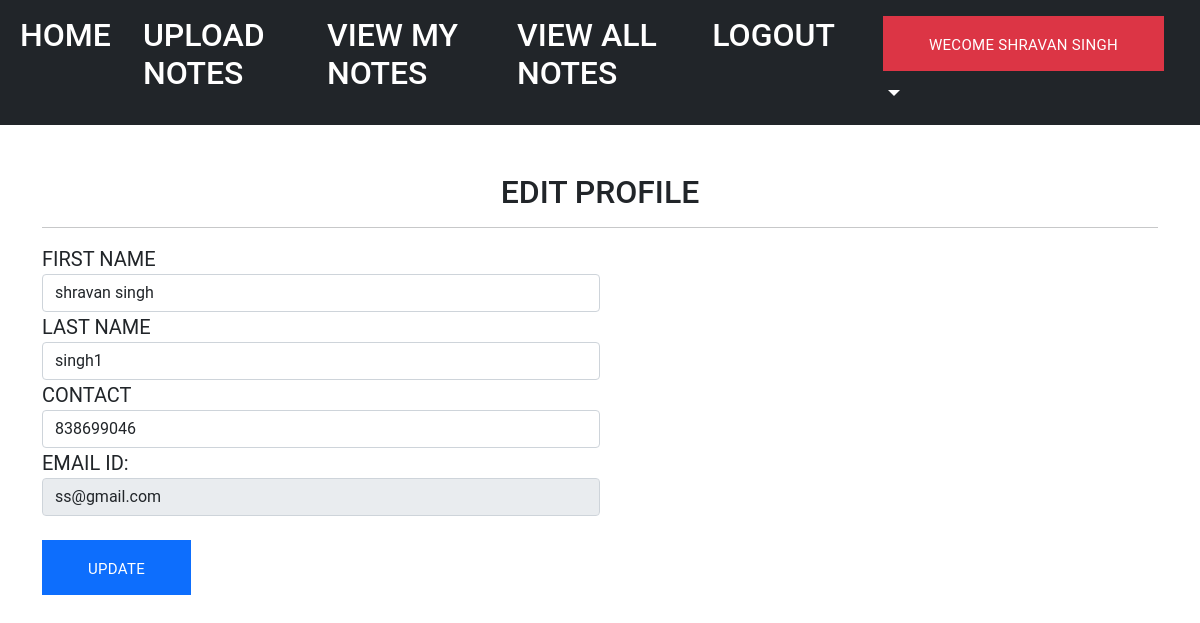
/editprofile/ (signed in), run on the app's committed database.
### notes/models.py (models this page shows, shortened)
class signup(models.Model):
    user = models.ForeignKey(User, on_delete=models.CASCADE)
    contact = models.CharField(max_length=30, null=True)
    department = models.CharField(max_length=30,null=True)

### notes/views.py (the view, shortened to what this page needs)
# urls.py: path("editprofile/", views.editprofile, name='editprofile'),
def editprofile(request):
    if not request.user.is_authenticated:
        return redirect('login.html')
    user=User.objects.get(id=request.user.id)
    data=signup.objects.get(user=user)
    error=False
    d={'data':data,'user':user,'error':error}
    return render(request, 'editprofile.html',d)

### notes/templates/editprofile.html (shortened to what this page needs)
<!DOCTYPE html>
<html lang="en">
<head>
{% load static%}
    <link href="https://cdn.jsdelivr.net/npm/bootstrap@5.0.2/dist/css/bootstrap.min.css" rel="stylesheet">
   <link rel="stylesheet" href="{%static 'css/mystyle.css'%}">
</head>
<body>
<nav class="navbar navbar-expand-sm navbar-dark bg-dark">
  <div class="container-fluid">
    <div class="collapse navbar-collapse justify-content-center" id="navbarNavDropdown">
      <ul class="navbar-nav">
        <li class="nav-item">
          <a class="nav-link active" aria-current="page" href="/profile"><h2>HOME</h2></a>
        </li>
        <li class="nav-ite px-3">
        <a class="nav-link active" aria-current="page" href="/uploadnotes"><h2>UPLOAD NOTES</h2></a>
        </li>
        <li class="nav-item px-3">
         <a class="nav-link active" aria-current="page" href="/viewmynotes"><h2>VIEW MY NOTES</h2></a>
        </li>
        <li class="nav-item px-3">
         <a class="nav-link active" aria-current="page" href="/viewallnotes"><h2>VIEW ALL NOTES</h2></a>
        </li>
          <li class="nav-item px-3">
         <a class="nav-link active" aria-current="page" href="/logout1"><h2>LOGOUT</h2></a>
        </li>
        <li class="nav-item dropdown px-3">
          <a class="nav-link active dropdown-toggle" href="#" id="navbarDropdownMenuLink" role="button" data-bs-toggle="dropdown" aria-expanded="false">
            <h2><button  class="btn btn-danger "> WECOME {{request.user.first_name}}</button></h2>
          </a>
        </li>
      </ul>
    </div>
  </div>
</nav>
<div class="container mt-5">
    <h2 class="text-center">EDIT PROFILE</h2>
    <hr>
    <div class="row">
        <form method="post">
            <div class="form-row">
                <div class="form-group col-md-6">
                    <label>FIRST NAME</label>
                    <input type="text" class="form-control" value="{{data.user.first_name}}" name="firstname">
                </div>
                <div class="form-group col-md-6">
                    <label>LAST NAME</label>
                    <input type="text" class="form-control" value="{{data.user.last_name}}" name="lastname">
                </div>
                <div class="form-group col-md-6">
                    <label>CONTACT</label>
                    <input type="number" class="form-control" value="{{data.contact}}" name="contact">
                </div>
                <div class="form-group col-md-6">
                    <label>EMAIL ID:</label>
                    <input type="text" class="form-control" value="{{data.user.username}}" name="email" readonly>
                </div>
                 <input type="submit"  value="update" class="btn btn-primary mt-4" >
            </div>
        </form>
    </div>
</div>
</body>
</html>

### notes/static/css/mystyle.css (style rules this page uses)
.nav-link { color:black }
.btn { font-size: 15px; padding: 22px 46px 18px; line-height: 1; text-transform: uppercase; border: none; border-radius: 0; position: relative; letter-spacing: 0.3px; }
a { -webkit-transition: all 250ms cubic-bezier(0.55, 0, 0.1, 1); transition: all 250ms cubic-bezier(0.55, 0, 0.1, 1); }

### notes/templates/editprofile.html (style rules this page uses)
body { font-family: 'Roboto';font-size: 20px; }

### data on the page
signup: firstname "shravan singh", lastname "singh1", contact "838699046", email "ss@gmail.com"

### other printed values
{{ request.user.first_name }} "SHRAVAN SINGH"
